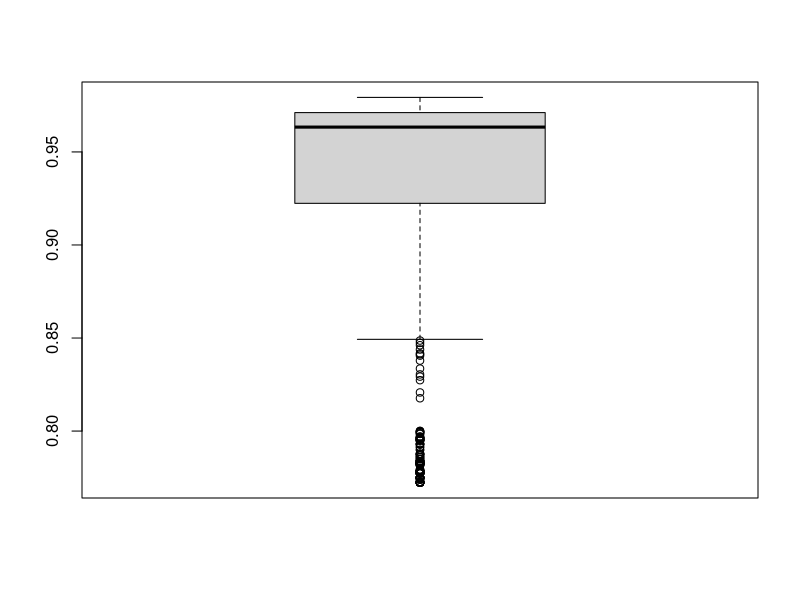
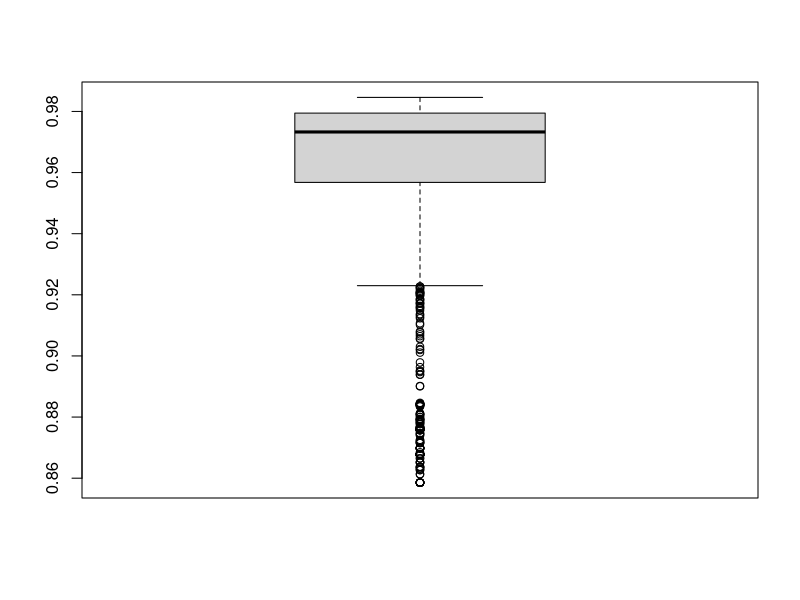
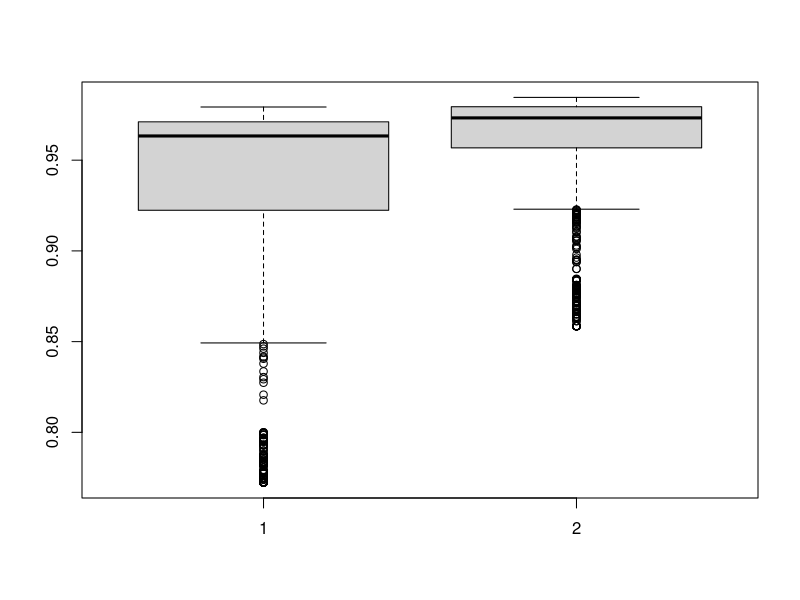

The R script that drew these images, in order:
setwd("F:/Git/github/r-scripts/metric-selection") # Pfad bitte anpassen

library(data.table)
metric_comparison <- fread("MetricComparison_aggregated.csv", header=TRUE, sep=";", quote="\"", strip.white=TRUE, showProgress=TRUE, encoding="UTF-8", na.strings=c("", "null"), stringsAsFactors=FALSE)

nrow(metric_comparison)
# 1474


### TEXT ###

MatthewsCorrelationText <- metric_comparison$MatthewsCorrelationText

summary(MatthewsCorrelationText)
# Min. 1st Qu.  Median    Mean 3rd Qu.    Max. 
# 0.7723  0.9224  0.9633  0.9338  0.9711  0.9793 

boxplot(MatthewsCorrelationText)

MatthewsCorrelationText_99 <- MatthewsCorrelationText[MatthewsCorrelationText >= quantile(MatthewsCorrelationText, 0.99)]

length(MatthewsCorrelationText_99)
# 15

unique(metric_comparison[metric_comparison$MatthewsCorrelationText %in% MatthewsCorrelationText_99,]$Metric)
# [1] "manhattanThreeGramNormalized"                     
# [2] "fourGramDice"                                     
# [3] "cosineTwoShingleNormalizedTermFrequency"          
# [4] "cosineTwoShingleNormalizedNormalizedTermFrequency"
# [5] "cosineFourGramNormalizedBool"                     
# [6] "cosineThreeGramNormalizedNormalizedTermFrequency" 
# [7] "tokenDiceNormalized"                              
# [8] "cosineFiveGramNormalizedBool"                     
# [9] "manhattanFourGramNormalized"                      
# [10] "cosineThreeGramNormalizedBool"                    
# [11] "cosineFiveGramNormalizedNormalizedTermFrequency"  
# [12] "manhattanFiveGramNormalized"                      
# [13] "cosineFourGramNormalizedNormalizedTermFrequency"  


### CODE ###

MatthewsCorrelationCode <- metric_comparison$MatthewsCorrelationCode

summary(MatthewsCorrelationCode)
# Min. 1st Qu.  Median    Mean 3rd Qu.    Max. 
# 0.8586  0.9568  0.9733  0.9587  0.9795  0.9846 

boxplot(MatthewsCorrelationCode)

MatthewsCorrelationCode_99 <- MatthewsCorrelationCode[MatthewsCorrelationCode >= quantile(MatthewsCorrelationCode, 0.99)]

length(MatthewsCorrelationCode_99)
# 16

unique(metric_comparison[metric_comparison$MatthewsCorrelationCode %in% MatthewsCorrelationCode_99,]$Metric)
# [1] "fourGramJaccardNormalizedPadding" "fiveGramDiceNormalizedPadding"   
# [3] "fourGramDice"                     "cosineFourGramNormalizedBool"    
# [5] "cosineThreeGramNormalizedBool"    "fiveGramJaccard"                 
# [7] "winnowingFiveGramDice"            "manhattanTokenNormalized"        
# [9] "fourGramDiceNormalizedPadding"    "winnowingFourGramDice"           
# [11] "cosineFiveGramNormalizedBool"     "winnowingFiveGramJaccard"        
# [13] "fiveGramDiceNormalized"           "fourGramDiceNormalized"          
# [15] "winnowingFourGramJaccard"    


### BOTH ###

boxplot(MatthewsCorrelationText, MatthewsCorrelationCode)

unique(c(
  metric_comparison[metric_comparison$MatthewsCorrelationText %in% MatthewsCorrelationText_99,]$Metric,
  metric_comparison[metric_comparison$MatthewsCorrelationCode %in% MatthewsCorrelationCode_99,]$Metric
))
# [1] "manhattanThreeGramNormalized"                     
# [2] "fourGramDice"                                     
# [3] "cosineTwoShingleNormalizedTermFrequency"          
# [4] "cosineTwoShingleNormalizedNormalizedTermFrequency"
# [5] "cosineFourGramNormalizedBool"                     
# [6] "cosineThreeGramNormalizedNormalizedTermFrequency" 
# [7] "tokenDiceNormalized"                              
# [8] "cosineFiveGramNormalizedBool"                     
# [9] "manhattanFourGramNormalized"                      
# [10] "cosineThreeGramNormalizedBool"                    
# [11] "cosineFiveGramNormalizedNormalizedTermFrequency"  
# [12] "manhattanFiveGramNormalized"                      
# [13] "cosineFourGramNormalizedNormalizedTermFrequency"  
# [14] "fourGramJaccardNormalizedPadding"                 
# [15] "fiveGramDiceNormalizedPadding"                    
# [16] "fiveGramJaccard"                                  
# [17] "winnowingFiveGramDice"                            
# [18] "manhattanTokenNormalized"                         
# [19] "fourGramDiceNormalizedPadding"                    
# [20] "winnowingFourGramDice"                            
# [21] "winnowingFiveGramJaccard"                         
# [22] "fiveGramDiceNormalized"                           
# [23] "fourGramDiceNormalized"                           
# [24] "winnowingFourGramJaccard" 

